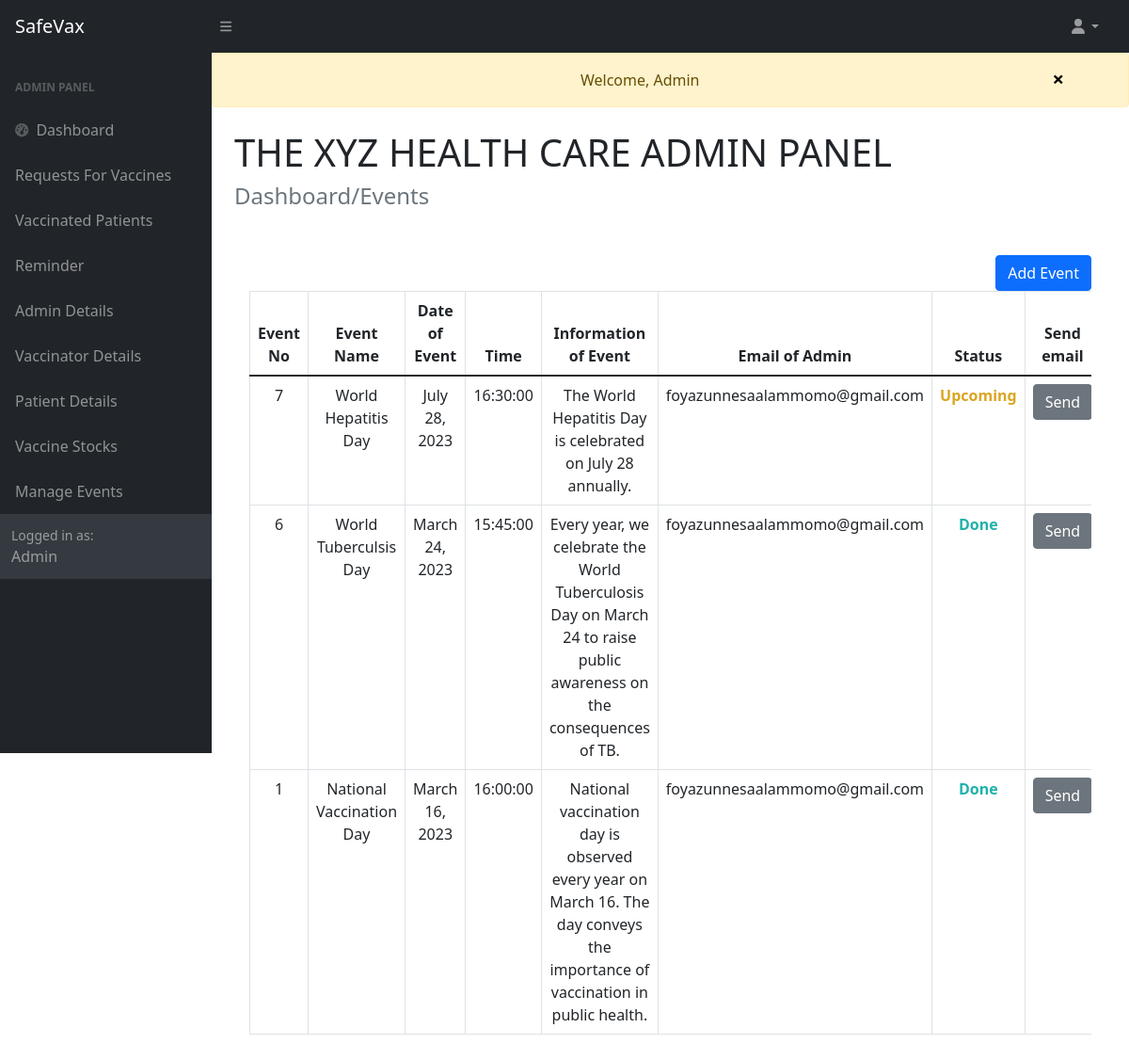
The app's page /admin/view_events.php (signed in) with its own data.
### tables this page shows
CREATE TABLE `event` (
  `event_id` int(191) NOT NULL,
  `event_name` varchar(191) NOT NULL,
  `dateofevent` date NOT NULL,
  `event_time` time NOT NULL,
  `event_info` varchar(255) NOT NULL,
  `created_by` int(191) NOT NULL
);

CREATE TABLE `user` (
  `u_id` int(191) NOT NULL,
  `u_firstname` varchar(191) NOT NULL,
  `u_lastname` varchar(191) NOT NULL,
  `u_ffirstname` varchar(191) NOT NULL,
  `u_flastname` varchar(191) NOT NULL,
  `u_fnid` varchar(191) NOT NULL,
  `u_email` varchar(191) NOT NULL,
  `u_dob` date NOT NULL,
  `u_gender` varchar(10) NOT NULL,
  `u_division` varchar(191) NOT NULL,
  `u_password` varchar(191) NOT NULL,
  `u_role` tinyint(5) NOT NULL DEFAULT 0,
  `dateofcreation` date NOT NULL DEFAULT current_timestamp()
);

### admin/view_events.php (the view, shortened to what this page needs)
<?php
include('authentication.php');
include('includes/header.php');
include('../message.php');
?>
<div class="container-fluid px-4">
                <h1 class="mt-4">THE XYZ HEALTH CARE ADMIN PANEL</h1>
                <ol class="breadcrumb mb-4">
                    <h4><li class="breadcrumb-item active">Dashboard/Events</li></h4>
                </ol>
        <div class="card-body">
            <div class="table-responsive">
            <form action="add_event.php" method="POST">
                <button type="submit" name="add_btn" class="btn btn-primary" style="float:right;">Add Event</button>
            </form>
        <br>
            <?php
                $query = "SELECT * FROM event ORDER BY dateofevent DESC";
                $query_run = mysqli_query($con, $query);
            ?>
                <table class="table table-bordered" id="dataTable" width="100%" cellspacing="0">
                    <thead>
                        <tr>
                            <th style="text-align:center;">Event No </th>
                            <th style="text-align:center;">Event Name </th>
                            <th style="text-align:center;">Date of Event </th>
                            <th style="text-align:center;">Time</th>
                            <th style="text-align:center;">Information of Event</th>
                            <th style="text-align:center;">Email of Admin</th>
                            <th style="text-align:center;">Status</th>
                            <th style="text-align:center;">Send email</th>
                        </tr>
                    </thead>
                    <tbody>
                        <?php
                        if(mysqli_num_rows($query_run) > 0)
                        {
                            while($row = mysqli_fetch_assoc($query_run))
                            {
                        ?>
                            <tr>
                                <td style="text-align:center;"><?php  echo $row['event_id']; ?></td>
                                <td style="text-align:center;"><?php  echo $row['event_name']; ?></td>
                                <td style="text-align:center;"><?php
                                        $orgdate=$row['dateofevent'];
                                        $date=strtotime($orgdate);
                                        $newdate=date("F d, Y",$date);
                                        echo $newdate; ?></td>
                                <td style="text-align:center;"><?php  echo $row['event_time']; ?></td>
                                <td style="text-align:center;"><?php  echo $row['event_info']; ?></td>
                                <td style="text-align:center;"><?php
                                        $ad_id=$row['created_by'];
                                        $query1 = "SELECT u_email FROM user WHERE u_id='$ad_id'";
                                        $query_run1 = mysqli_query($con, $query1);
                                        $retrive = mysqli_fetch_array($query_run1);
                                        echo $retrive['u_email'];
                                    ?>
                                </td>
                                <td style="text-align:center;"><?php  $today=date('Y-m-d');
                                                                    $date=$row['dateofevent'];
                                                                     if($today<$date)
                                                                     echo "<b><font color='DAA520'>"."Upcoming"."</font></b>";
                                                                     else
                                                                     echo "<b><font color='#20B2AA'>"."Done"."</font></b>";
                                                                ?></td>
                                <td style="text-align:center;">
                                <form action="../mymail/email.php" method="POST">
                                    <button type="submit" name="send_mail" class="btn btn-secondary"> Send</button>
                                </form>
                                </td>
                            </tr>
                        <?php
                            }
                        }
                        else {
                            echo "No Record Found";
                        }
                        ?>
                    </tbody>
                </table>
            </div>
        </div>
    </div>
</div>
</div>
<?php
include('includes/scripts.php');
?>

### records on screen
event: event_id "7", event_name "World Hepatitis Day", dateofevent "July 28, 2023", event_time "16:30:00", event_info "The World Hepatitis Day is celebrated on July 28 annually.", created_by.u_email "foyazunnesaalammomo@gmail.com", shows "Upcoming"
event: event_id "6", event_name "World Tuberculsis Day", dateofevent "March 24, 2023", event_time "15:45:00", event_info "Every year, we celebrate the World Tuberculosis Day on March 24 to raise public awareness on the consequences of TB.", created_by.u_email "foyazunnesaalammomo@gmail.com", shows "Done"
event: event_id "1", event_name "National Vaccination Day", dateofevent "March 16, 2023", event_time "16:00:00", event_info "National vaccination day is observed every year on March 16. The day conveys the importance of vaccination in public health.", created_by.u_email "foyazunnesaalammomo@gmail.com", shows "Done"

### other values on screen
$_SESSION['message'] "Welcome, Admin"
